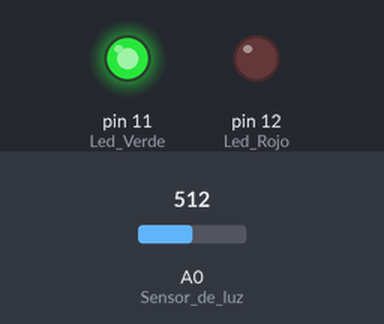
This sketch was run on a simulated Arduino Uno, built with avr-gcc and run on an emulated ATmega328P. On the bench: output pins drawn as LEDs (lit = HIGH). The inputs (shaded band) are chosen by the test bench; at power-on: A0 (Sensor_de_luz) = 512.

Above: at 5.8 s.
5.9 s: A0 (Sensor_de_luz) set to 307
11.9 s: A0 (Sensor_de_luz) set to 289
At 16.1 s:
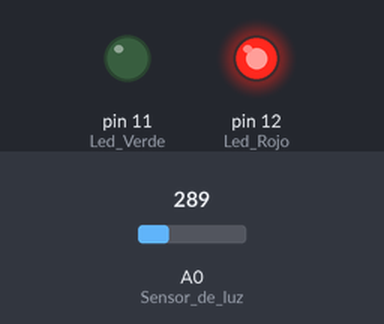
17.9 s: A0 (Sensor_de_luz) set to 306
At 21.1 s:
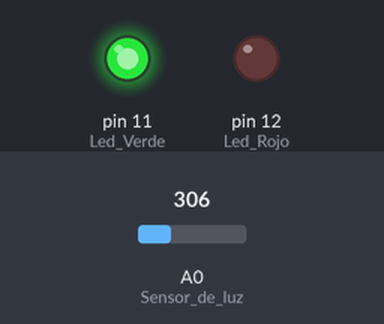
23.9 s: A0 (Sensor_de_luz) set to 290
At 26.1 s:
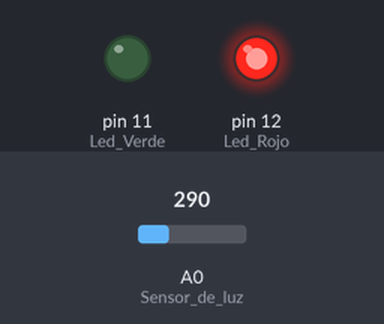
Timing chart, 0 to 27.6 s (numbered marks = the images above; inputs shaded):
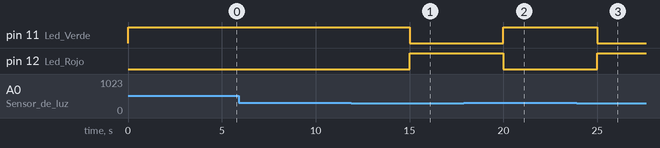

Measured:
- the behaviour switches between 300 and 299 on A0 (Sensor_de_luz) (found by bisection; images 0 and 1)
- after the input at 5.9 s, every drawn part: stays the same
- after the input at 11.9 s, pin 11 (Led_Verde): HIGH → LOW after 3.1 s; pin 12 (Led_Rojo): LOW → HIGH after 3.1 s
- after the input at 17.9 s, pin 11 (Led_Verde): LOW → HIGH after 2.1 s; pin 12 (Led_Rojo): HIGH → LOW after 2.1 s
- after the input at 23.9 s, pin 11 (Led_Verde): HIGH → LOW after 1.1 s; pin 12 (Led_Rojo): LOW → HIGH after 1.1 s

The sketch:

Dia_Noche.ino
```cpp
void setup()
{
  pinMode(A0, INPUT); // Sensor de luz
  pinMode(11, OUTPUT); //Led Verde, se enciende si hay mucha luz
  pinMode(12, OUTPUT); //Led Rojo, se enciende si hay poca luz
}

void loop()
{
  if (analogRead(A0) >= 300) { // Si hay mucha luz, encender luz verde
    digitalWrite(11, HIGH);
    digitalWrite(12, LOW);
    delay(5000); // Wait for 5000 millisecond(s)
  } else { // Si hay poca luz, encender luz roja
    digitalWrite(11, LOW);
    digitalWrite(12, HIGH);
    delay(5000); // Wait for 5000 millisecond(s)
  }
}
```
